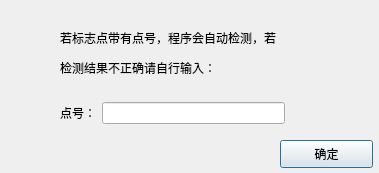
<?xml version="1.0" encoding="UTF-8"?>
<ui version="4.0">
 <class>Dialog</class>
 <widget class="QDialog" name="Dialog">
  <property name="geometry">
   <rect>
    <x>0</x>
    <y>0</y>
    <width>379</width>
    <height>173</height>
   </rect>
  </property>
  <property name="sizePolicy">
   <sizepolicy hsizetype="Fixed" vsizetype="Fixed">
    <horstretch>0</horstretch>
    <verstretch>0</verstretch>
   </sizepolicy>
  </property>
  <property name="focusPolicy">
   <enum>Qt::StrongFocus</enum>
  </property>
  <property name="windowTitle">
   <string>Dialog</string>
  </property>
  <widget class="QLabel" name="label_2">
   <property name="geometry">
    <rect>
     <x>60</x>
     <y>30</y>
     <width>291</width>
     <height>16</height>
    </rect>
   </property>
   <property name="text">
    <string>若标志点带有点号，程序会自动检测，若</string>
   </property>
  </widget>
  <widget class="QLabel" name="label_3">
   <property name="geometry">
    <rect>
     <x>60</x>
     <y>60</y>
     <width>261</width>
     <height>16</height>
    </rect>
   </property>
   <property name="text">
    <string>检测结果不正确请自行输入：</string>
   </property>
  </widget>
  <widget class="QWidget" name="layoutWidget">
   <property name="geometry">
    <rect>
     <x>60</x>
     <y>100</y>
     <width>225</width>
     <height>26</height>
    </rect>
   </property>
   <layout class="QHBoxLayout" name="horizontalLayout">
    <item>
     <widget class="QLabel" name="label">
      <property name="text">
       <string>点号：</string>
      </property>
     </widget>
    </item>
    <item>
     <widget class="QLineEdit" name="lineEdit"/>
    </item>
   </layout>
  </widget>
  <widget class="QPushButton" name="confirmBtn">
   <property name="geometry">
    <rect>
     <x>280</x>
     <y>140</y>
     <width>93</width>
     <height>28</height>
    </rect>
   </property>
   <property name="text">
    <string>确定</string>
   </property>
  </widget>
 </widget>
 <resources/>
 <connections/>
</ui>
